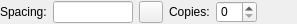
<?xml version="1.0" encoding="UTF-8"?>
<ui version="4.0">
 <class>LC_PolylineEquidistantOptionsWidget</class>
 <widget class="QWidget" name="LC_PolylineEquidistantOptionsWidget">
  <property name="geometry">
   <rect>
    <x>0</x>
    <y>0</y>
    <width>297</width>
    <height>24</height>
   </rect>
  </property>
  <property name="sizePolicy">
   <sizepolicy hsizetype="Maximum" vsizetype="Preferred">
    <horstretch>0</horstretch>
    <verstretch>0</verstretch>
   </sizepolicy>
  </property>
  <property name="minimumSize">
   <size>
    <width>0</width>
    <height>22</height>
   </size>
  </property>
  <property name="maximumSize">
   <size>
    <width>32767</width>
    <height>32767</height>
   </size>
  </property>
  <property name="windowTitle">
   <string>Line Relative Angle Options</string>
  </property>
  <layout class="QGridLayout" name="gridLayout">
   <property name="leftMargin">
    <number>0</number>
   </property>
   <property name="topMargin">
    <number>1</number>
   </property>
   <property name="rightMargin">
    <number>0</number>
   </property>
   <property name="bottomMargin">
    <number>1</number>
   </property>
   <item row="0" column="3">
    <widget class="QLabel" name="lNumber">
     <property name="sizePolicy">
      <sizepolicy hsizetype="Preferred" vsizetype="Fixed">
       <horstretch>0</horstretch>
       <verstretch>0</verstretch>
      </sizepolicy>
     </property>
     <property name="text">
      <string>Copies:</string>
     </property>
     <property name="alignment">
      <set>Qt::AlignmentFlag::AlignLeading|Qt::AlignmentFlag::AlignLeft|Qt::AlignmentFlag::AlignVCenter</set>
     </property>
     <property name="wordWrap">
      <bool>false</bool>
     </property>
    </widget>
   </item>
   <item row="0" column="1">
    <widget class="QLineEdit" name="leDist">
     <property name="sizePolicy">
      <sizepolicy hsizetype="Preferred" vsizetype="Fixed">
       <horstretch>0</horstretch>
       <verstretch>0</verstretch>
      </sizepolicy>
     </property>
     <property name="maximumSize">
      <size>
       <width>80</width>
       <height>16777215</height>
      </size>
     </property>
     <property name="toolTip">
      <string>Distance from original polyline</string>
     </property>
    </widget>
   </item>
   <item row="0" column="0">
    <widget class="QLabel" name="lLength">
     <property name="sizePolicy">
      <sizepolicy hsizetype="Preferred" vsizetype="Fixed">
       <horstretch>0</horstretch>
       <verstretch>0</verstretch>
      </sizepolicy>
     </property>
     <property name="text">
      <string>Spacing:</string>
     </property>
     <property name="alignment">
      <set>Qt::AlignmentFlag::AlignLeading|Qt::AlignmentFlag::AlignLeft|Qt::AlignmentFlag::AlignVCenter</set>
     </property>
     <property name="wordWrap">
      <bool>false</bool>
     </property>
    </widget>
   </item>
   <item row="0" column="5">
    <spacer name="horizontalSpacer">
     <property name="orientation">
      <enum>Qt::Orientation::Horizontal</enum>
     </property>
     <property name="sizeHint" stdset="0">
      <size>
       <width>0</width>
       <height>20</height>
      </size>
     </property>
    </spacer>
   </item>
   <item row="0" column="4">
    <widget class="QSpinBox" name="sbNumber">
     <property name="toolTip">
      <string>Number of copies</string>
     </property>
    </widget>
   </item>
   <item row="0" column="2">
    <widget class="QToolButton" name="tbPickSpacing">
     <property name="toolTip">
      <string>Pick spacing from drawing</string>
     </property>
     <property name="text">
      <string/>
     </property>
     <property name="icon">
      <iconset resource="../../../../res/icons/icons.qrc">
       <normaloff>:/icons/interactive_pick_distance.lci</normaloff>:/icons/interactive_pick_distance.lci</iconset>
     </property>
    </widget>
   </item>
  </layout>
 </widget>
 <layoutdefault spacing="6" margin="11"/>
 <resources>
  <include location="../../../../res/icons/icons.qrc"/>
 </resources>
 <connections/>
 <slots>
  <slot>updateDist()</slot>
  <slot>updateNumber()</slot>
 </slots>
</ui>
